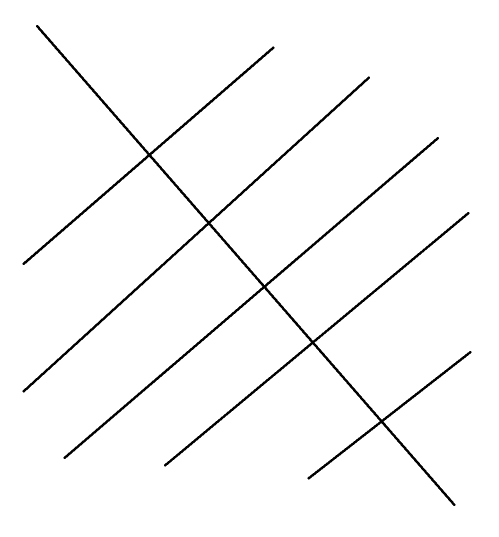
#> input picture Computer Vision/computer vision/bai tap/6/lines.png, 998 x 1074 px (shown at 1/2 size)
$ jupyter execute 'bài tập 6.ipynb'   (shell and % lines are left out)
#> lines starting #> are read from the running program, lines starting #| are printed output that depends on the picture; after the words box and inside, x2 and y2 are one past the last pixel; in counts of white or black regions, pixels touching at a corner belong together
[cell 1]
%cd '/content/drive/MyDrive/Colab Notebooks/store/hust/computer vision/bai tap/6'

[cell 2]
import cv2
import numpy as np
import matplotlib.pyplot as plt

[cell 3]
img = cv2.imread('lines.png', cv2.IMREAD_GRAYSCALE)
#> img: shape (1074, 998); 97.6% white; 1 black region, box (x1, y1, x2, y2) and area: (45, 50, 943, 1012) 25247

[cell 4]
plt.imshow(img)
plt.axis('off')

[cell 5]
# tiến hành FFT
DFT = cv2.dft(np.float32(img), flags=cv2.DFT_COMPLEX_OUTPUT)

# reposition the zero-frequency component to the spectrum's middle
shift = np.fft.fftshift(DFT)
row, col = img.shape
#> row = 1074; col = 998
center_row, center_col = row // 2, col // 2
#> center_row = 537; center_col = 499

[cell 6]
# create a mask with a centered square of 1s
mask = np.zeros((row, col, 2), np.uint8)
mask[center_row - 900:center_row + 900, center_col - 900:center_col + 900] = 1

# put the mask and inverse DFT in place.
fft_shift = shift * mask
fft_ifft_shift = np.fft.ifftshift(fft_shift)
imageThen = cv2.idft(fft_ifft_shift)

[cell 7]
 # calculate the magnitude of the inverse DFT
imageThen = cv2.magnitude(imageThen[:,:,0], imageThen[:,:,1])
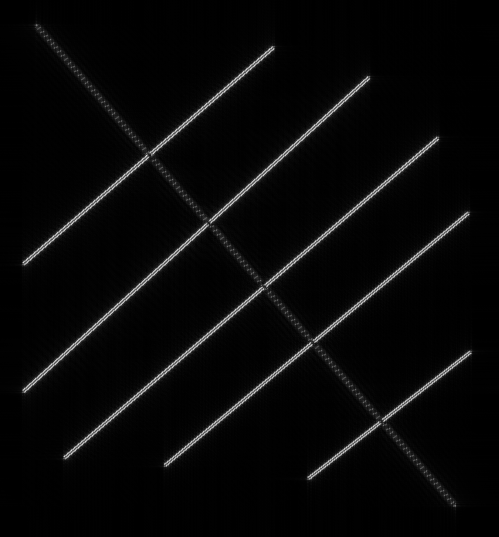
#> imageThen: shape (1074, 998) float32 (shown at 1/2 size); min 99.81, max 66711404, mean 2116574.8; drawn with min black and max white

[cell 8]
plt.imshow(imageThen)
plt.axis('off')

[cell 9]
kernel = cv2.getStructuringElement(cv2.MORPH_RECT, (25,1))
# Perform morphological opening (erosion followed by dilation)
opened_image = cv2.morphologyEx(img, cv2.MORPH_OPEN, kernel)
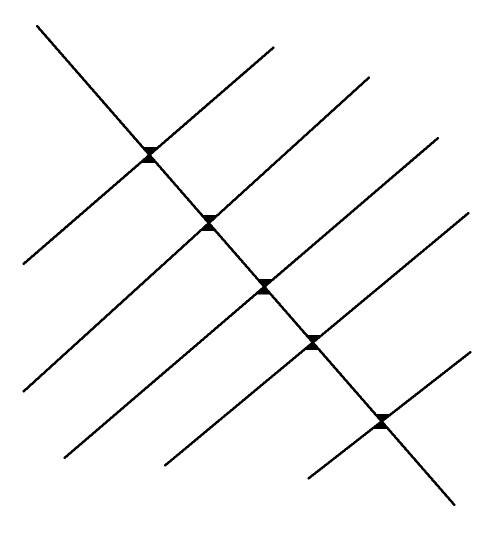
#> opened_image: shape (1074, 998) (shown at 1/2 size); 97.5% white; 1 black region, box (x1, y1, x2, y2) and area: (45, 50, 943, 1012) 26718
plt.imshow(opened_image)
plt.axis('off')

[cell 10]
img = cv2.imread('lines.png', 0)
dft = cv2.dft(np.float32(img), flags=cv2.DFT_COMPLEX_OUTPUT)
dft_shift = np.fft.fftshift(dft)

magnitude_spectrum = 20 * np.log(cv2.magnitude(dft_shift[:, :, 0], dft_shift[:, :, 1]))
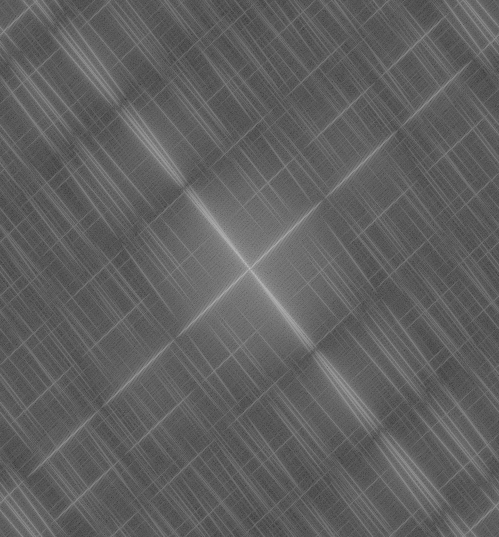
#> magnitude_spectrum: shape (1074, 998) float32 (shown at 1/2 size); min 25.9, max 388, mean 162.8; drawn with min black and max white

plt.imshow(magnitude_spectrum)
plt.axis('off')
